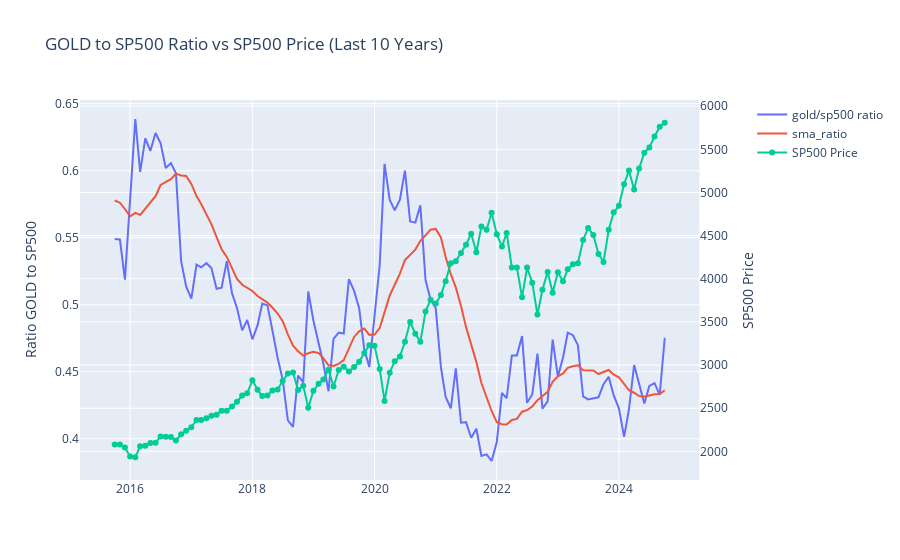

The notebook cell this image was saved under:
### Markdown cell above
### Изучим рынки и активы

### Code cell
#загрузим 10 летние данные по золоту и sp500
gold_df = yf.download('GC=F', period='10y', interval='1mo')
sp500_df = yf.download('^GSPC', period='10y', interval='1mo')
gold_df = gold_df.reset_index()

# Объединяем sp500_df с gold_df по столбцу 'Date', добавляя суффикс '_gold' для столбца 'Close' из gold_df
sp500_df = sp500_df.merge(
    gold_df[['Date', 'Close']],
    on='Date',
    how='left',
    suffixes=('', '_gold')
)

# Заполняем пропущенные значения в столбце 'Close_gold' с использованием предыдущих значений
sp500_df['Close_gold'] = sp500_df['Close_gold'].ffill()

# посчитаем gold/sp500 ratio
sp500_df["gsp_ratio"] = sp500_df['Close_gold'] / sp500_df["Close"].values
sp500_df["gsp_ratioSMA"] = talib.SMA(sp500_df["gsp_ratio"], timeperiod=12)
sp500_df.dropna(inplace=True)
fig = make_subplots(specs=[[{"secondary_y": True}]])

fig.add_trace(go.Scatter(x=sp500_df["Date"], y=sp500_df["gsp_ratio"], mode='lines', name='gold/sp500 ratio'), secondary_y=False)
fig.add_trace(go.Scatter(x=sp500_df["Date"], y=sp500_df["gsp_ratioSMA"], mode='lines', name='sma_ratio'), secondary_y=False)
fig.add_trace(go.Scatter(x=sp500_df["Date"], y=sp500_df["Close"], mode='markers+lines', name='SP500 Price'), secondary_y=True)

# Настроим оси
fig.update_layout(
    title='GOLD to SP500 Ratio vs SP500 Price (Last 10 Years)',
    yaxis=dict(title='Ratio GOLD to SP500'),
    yaxis2=dict(title='SP500 Price')
)

fig.show()
